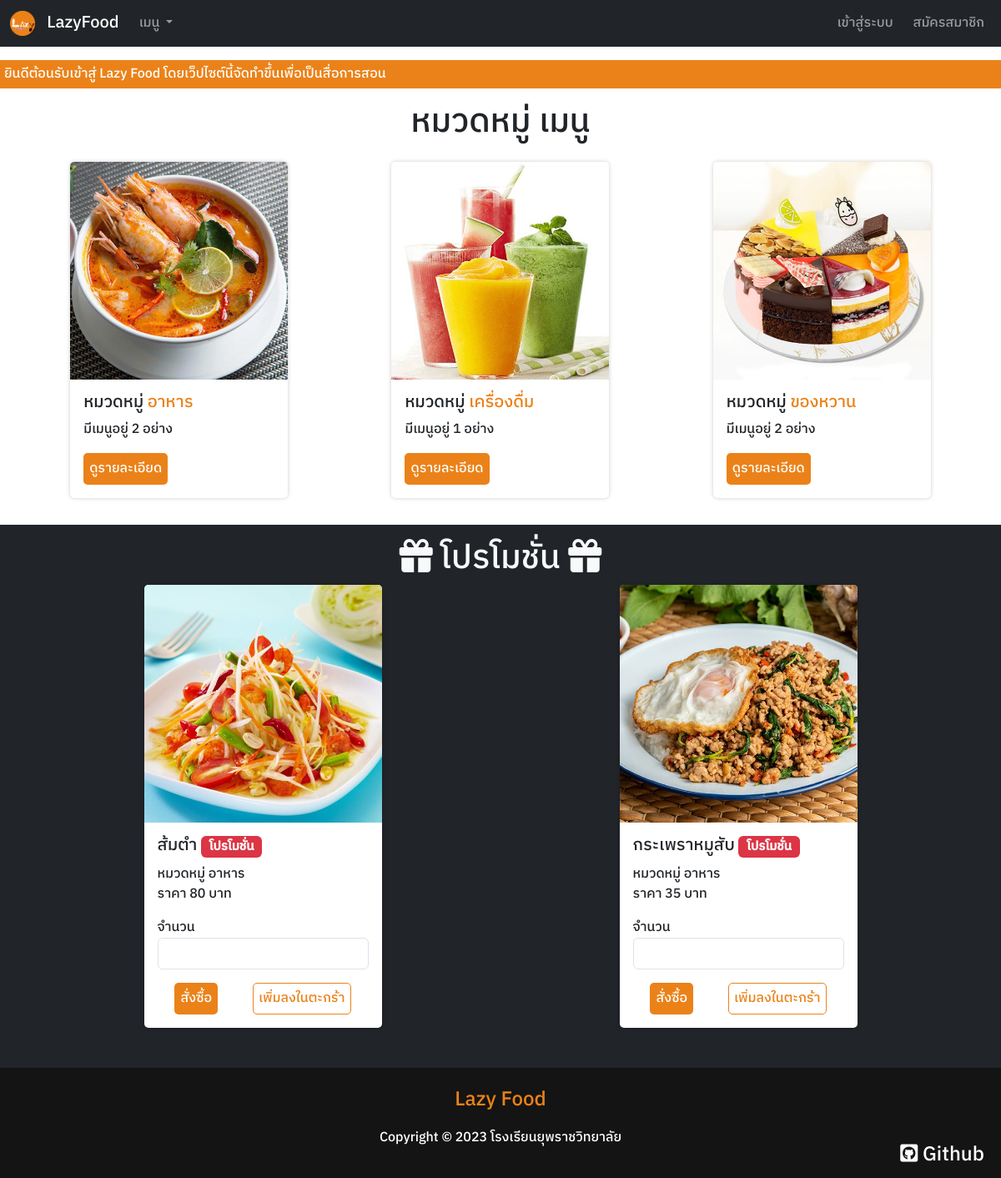
Before: / with the older database file.
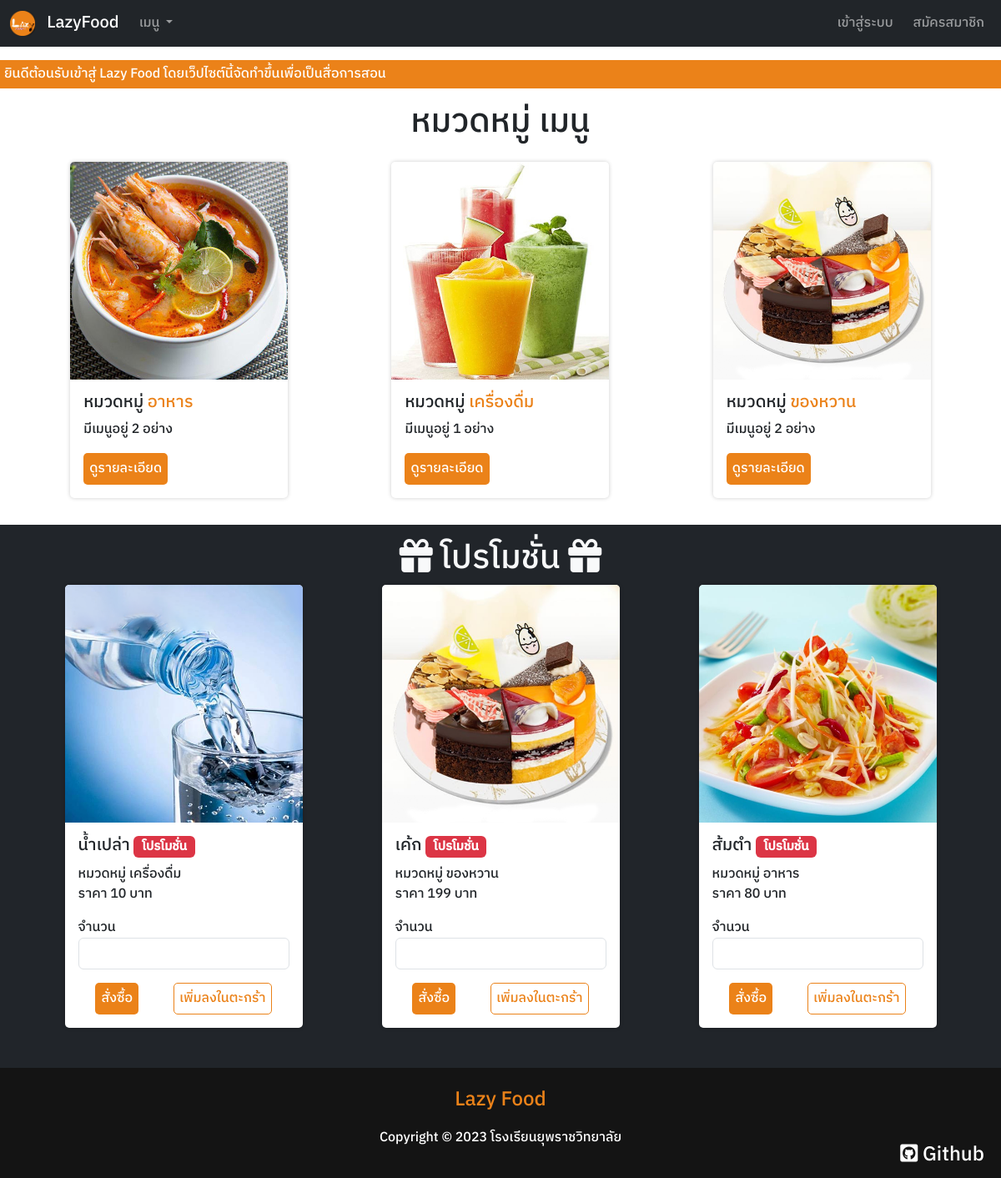
After: the same page with the newer database file.
### tables this page shows
CREATE TABLE `Menu` (
  `m_id` int(11) NOT NULL,
  `m_name` varchar(255) NOT NULL,
  `m_type` varchar(255) NOT NULL,
  `m_price` int(11) NOT NULL,
  `m_image` varchar(255) NOT NULL,
  `m_promotion` tinyint(1) NOT NULL
);

### connect/server.php (called while the page is built, shortened)
<?php session_start();
    class DB_conn {
        function __construct() {
            $conn = mysqli_connect(DB_host, DB_user, DB_pass, DB_name);
            $this->dbconn = $conn;
        }
    }

### class/client_db.php (called while the page is built, shortened)
<?php
    class Client_DB extends DB_conn {
        public function readmenupromotion() {
            $sql = "SELECT * FROM Menu WHERE m_promotion = '1'";
            $result = mysqli_query($this->dbconn, $sql);
            return $result;
        }
    }

### component/card.php (the view, shortened to what the changed rows need)
<?php require_once './connect/server.php'; ?>
<div class="card p-0 col-10 col-md-4 col-lg-3 m-auto mb-3">
    <img src="./uploads/<?php echo $row['m_image'] ?>" class="card-img-top" alt="...">
    <div class="card-body">
        <h5 class="card-title"><?php echo $row['m_name'] ?>
            <?php if ($row['m_promotion'] == 1) { ?>
                <span class="badge bg-danger">โปรโมชั่น</span>
            <?php } ?>
        </h5>
        <p class="card-text">
            หมวดหมู่ <?php echo $row['m_type'] ?> <br>
            ราคา <?php echo $row['m_price'] ?> บาท
        </p>
        <form action="./process/buy_db.php" method="post">
            <label class="form-lable" for="menuquan<?php echo $row['m_id'] ?>">จำนวน</label>
            <input type="number" class="form-control" name="menuquan" min="1" id="menuquan<?php echo $row['m_id'] ?>" autocomplete="off" required>
            <div class="d-block d-md-flex mt-3">
                <button type="submit" name="buy" class="btn btn-color m-auto">สั่งซื้อ</button>
                <button type="submit" name="addtocart" class="btn btn-outline-color m-auto">เพิ่มลงในตะกร้า</button>
            </div>
        </form>
    </div>
</div>

### index.php (shortened to what the changed rows need)
<?php require_once './connect/server.php';
require_once './class/client_db.php';
    $dbclinet = new Client_DB();
    $readmenupromotion = $dbclinet->readmenupromotion();
    $nums_promotion = mysqli_num_rows($readmenupromotion);
?>
<!DOCTYPE html>
<html lang="en">
<head>
    <link rel="stylesheet" href="./framework/css/bootstrap.min.css">
    <link rel="stylesheet" href="https://cdnjs.cloudflare.com/ajax/libs/font-awesome/6.2.1/css/all.min.css">
    <link rel="stylesheet" href="./dist/css/main.css">
</head>
<body>
    <div class="container mt-3">
        <h1 class="text-center mb-4">หมวดหมู่ เมนู</h1>
    </div>
    <?php if ($nums_promotion > 0) { ?>
        <div class="promotion p-3">
            <div class="container mb-3">
                <h1 class="text-light text-center"><i class="fa-solid fa-gift"></i> โปรโมชั่น <i class="fa-solid fa-gift"></i></h1>
                <div class="row">
                    <?php while ($row = mysqli_fetch_assoc($readmenupromotion)) { ?>
                        <?php include './component/card.php' ?>
                    <?php } ?>
                </div>
            </div>
        </div>
    <?php } ?>
</body>
</html>

Changed rows visible on the page:
no longer on this page (row edited): menu: m_image (picture), m_name "กระเพราหมูสับ", m_promotion "โปรโมชั่น", m_type "อาหาร", m_price "35"
now on this page (row edited): menu: m_image (picture), m_name "น้ำเปล่า", m_promotion "โปรโมชั่น", m_type "เครื่องดื่ม", m_price "10"
now on this page (row edited): menu: m_image (picture), m_name "เค้ก", m_promotion "โปรโมชั่น", m_type "ของหวาน", m_price "199"
